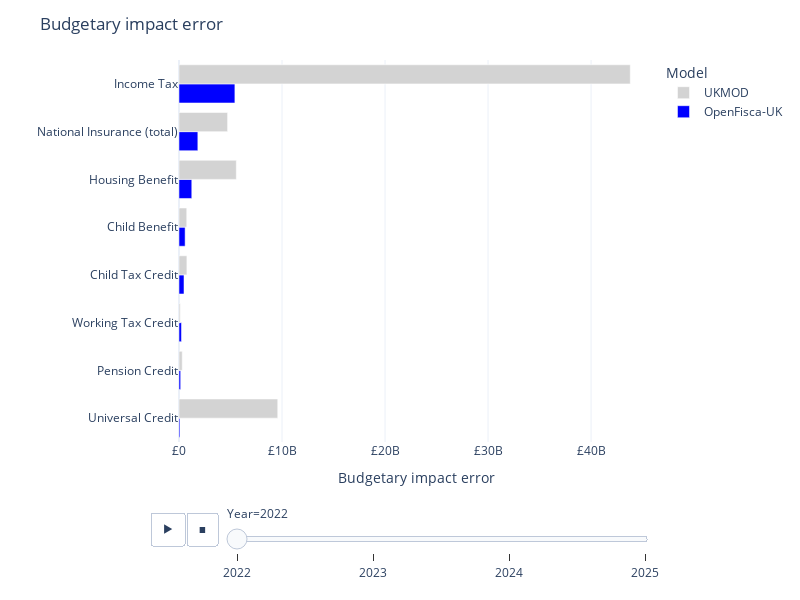

Source (notebook cell):
### Code cell
pd.set_option("display.max_colwidth", 0)
pd.set_option("display.max_rows", 500)


def error_chart(table, title=None):
    hovertemplate = "<b>%{customdata[4]} in %{customdata[3]}</b><br>Error: %{x}<br>Official: £%{customdata[2]}bn<br>OpenFisca-UK: £%{customdata[0]}bn<br>UKMOD: £%{customdata[1]}bn"
    table = table.replace("", np.nan).dropna(axis=0)
    table[[policyengine_uk, UKMOD]] = (
        table[[policyengine_uk, UKMOD]].abs() / 1e2
    )
    fig = (
        px.bar(
            table.sort_values(["Year", policyengine_uk]),
            x=[policyengine_uk, UKMOD],
            y="Program",
            orientation="h",
            animation_frame="Year",
            barmode="group",
            color_discrete_map={
                policyengine_uk: "blue",
                UKMOD: "lightgrey",
            },
            custom_data=[
                "OpenFisca-UK budgetary impact",
                "UKMOD budgetary impact",
                "External budgetary impact",
                "Year",
                "Program",
            ],
        )
        .update_layout(
            width=800,
            height=600,
            xaxis_tickprefix="£",
            xaxis_title="Budgetary impact error",
            title=title,
            template="plotly_white",
            legend_title="Model",
            yaxis_title="",
            legend_traceorder="reversed",
        )
        .update_traces(hovertemplate=hovertemplate)
    )
    for frame in fig.frames:
        for data in frame.data:
            data.hovertemplate = hovertemplate
    return fig


error_chart(
    tables_to_model_comparisons(
        {
            "": model_validation_table(
                budgetary_impact_error,
                models=[policyengine_uk, UKMOD],
                divisor=1e-2,
                decimals=1,
            ),
            "budgetary impact": model_validation_table(
                budgetary_impact, divisor=1e9, decimals=1
            ),
        }
    ),
    title="Budgetary impact error",
)

### Figure 1 — Plotly figure (JSON) as saved in the notebook; plotly's stock layout.template omitted (floating-point values rounded to 4 significant figures)
{"data": [{"alignmentgroup": "True", "customdata": [[43.6, 34.1, 43.7, 2022, "Universal Credit"], [4.6, 4.2, 4.5, 2022, "Pension Credit"], [1.5, 1.6, 1.7, 2022, "Working Tax Credit"], [5.7, 5.4, 6.1, 2022, "Child Tax Credit"], [10.6, 12, 11.2, 2022, "Child Benefit"], [17.1, 10.3, 15.9, 2022, "Housing Benefit"], [149.5, 156, 151.3, 2022, "National Insurance (total)"], [199.6, 161.2, 205, 2022, "Income Tax"]], "hovertemplate": "<b>%{customdata[4]} in %{customdata[3]}</b><br>Error: %{x}<br>Official: £%{customdata[2]}bn<br>OpenFisca-UK: £%{customdata[0]}bn<br>UKMOD: £%{customdata[1]}bn", "legendgroup": "OpenFisca-UK", "marker": {"color": "blue", "pattern": {"shape": ""}}, "name": "OpenFisca-UK", "offsetgroup": "OpenFisca-UK", "orientation": "h", "showlegend": true, "textposition": "auto", "type": "bar", "x": [92610000.0, 161100000.0, 238400000.0, 484300000.0, 593700000.0, 1240000000.0, 1829000000.0, 5426000000.0], "xaxis": "x", "y": ["Universal Credit", "Pension Credit", "Working Tax Credit", "Child Tax Credit", "Child Benefit", "Housing Benefit", "National Insurance (total)", "Income Tax"], "yaxis": "y"}, {"alignmentgroup": "True", "customdata": [[43.6, 34.1, 43.7, 2022, "Universal Credit"], [4.6, 4.2, 4.5, 2022, "Pension Credit"], [1.5, 1.6, 1.7, 2022, "Working Tax Credit"], [5.7, 5.4, 6.1, 2022, "Child Tax Credit"], [10.6, 12, 11.2, 2022, "Child Benefit"], [17.1, 10.3, 15.9, 2022, "Housing Benefit"], [149.5, 156, 151.3, 2022, "National Insurance (total)"], [199.6, 161.2, 205, 2022, "Income Tax"]], "hovertemplate": "<b>%{customdata[4]} in %{customdata[3]}</b><br>Error: %{x}<br>Official: £%{customdata[2]}bn<br>OpenFisca-UK: £%{customdata[0]}bn<br>UKMOD: £%{customdata[1]}bn", "legendgroup": "UKMOD", "marker": {"color": "lightgrey", "pattern": {"shape": ""}}, "name": "UKMOD", "offsetgroup": "UKMOD", "orientation": "h", "showlegend": true, "textposition": "auto", "type": "bar", "x": [9584000000, 313000000, 121800000.0, 765700000.0, 750000000, 5562000000, 4716000000, 43803000000], "xaxis": "x", "y": ["Universal Credit", "Pension Credit", "Working Tax Credit", "Child Tax Credit", "Child Benefit", "Housing Benefit", "National Insurance (total)", "Income Tax"], "yaxis": "y"}], "layout": {"barmode": "group", "height": 600, "legend": {"title": {"text": "Model"}, "tracegroupgap": 0, "traceorder": "reversed"}, "margin": {"t": 60}, "sliders": [{"active": 0, "currentvalue": {"prefix": "Year="}, "len": 0.9, "pad": {"b": 10, "t": 60}, "steps": [{"args": [["2022"], {"frame": {"duration": 0, "redraw": true}, "fromcurrent": true, "mode": "immediate", "transition": {"duration": 0, "easing": "linear"}}], "label": "2022", "method": "animate"}, {"args": [["2023"], {"frame": {"duration": 0, "redraw": true}, "fromcurrent": true, "mode": "immediate", "transition": {"duration": 0, "easing": "linear"}}], "label": "2023", "method": "animate"}, {"args": [["2024"], {"frame": {"duration": 0, "redraw": true}, "fromcurrent": true, "mode": "immediate", "transition": {"duration": 0, "easing": "linear"}}], "label": "2024", "method": "animate"}, {"args": [["2025"], {"frame": {"duration": 0, "redraw": true}, "fromcurrent": true, "mode": "immediate", "transition": {"duration": 0, "easing": "linear"}}], "label": "2025", "method": "animate"}], "x": 0.1, "xanchor": "left", "y": 0, "yanchor": "top"}], "title": {"text": "Budgetary impact error"}, "updatemenus": [{"buttons": [{"args": [null, {"frame": {"duration": 500, "redraw": true}, "fromcurrent": true, "mode": "immediate", "transition": {"duration": 500, "easing": "linear"}}], "label": "&#9654;", "method": "animate"}, {"args": [[null], {"frame": {"duration": 0, "redraw": true}, "fromcurrent": true, "mode": "immediate", "transition": {"duration": 0, "easing": "linear"}}], "label": "&#9724;", "method": "animate"}], "direction": "left", "pad": {"r": 10, "t": 70}, "showactive": false, "type": "buttons", "x": 0.1, "xanchor": "right", "y": 0, "yanchor": "top"}], "width": 800, "xaxis": {"anchor": "y", "domain": [0, 1], "tickprefix": "£", "title": {"text": "Budgetary impact error"}}, "yaxis": {"anchor": "x", "domain": [0, 1], "title": {"text": ""}}}}
